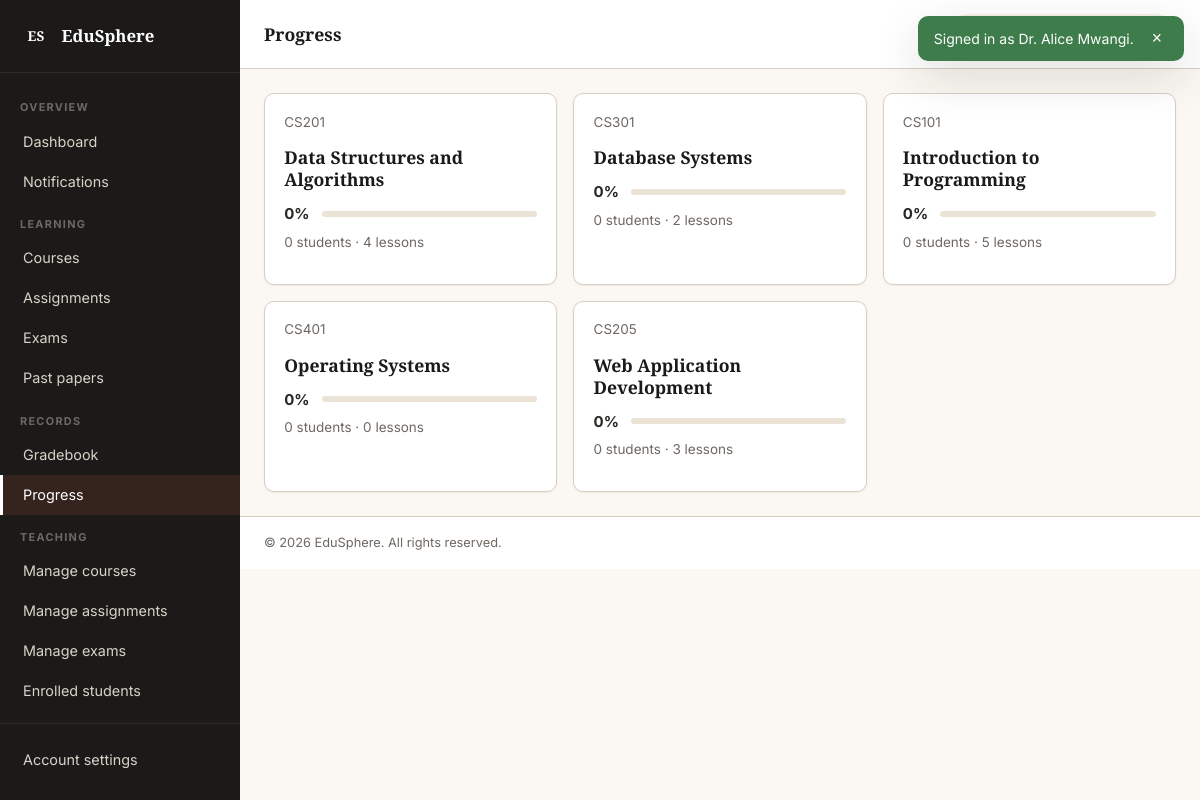
/pages/progress.php (signed in), run on the app's committed database.
### tables this page shows
CREATE TABLE courses (
    id INT AUTO_INCREMENT PRIMARY KEY,
    code VARCHAR(20) UNIQUE NOT NULL,
    title VARCHAR(200) NOT NULL,
    description TEXT,
    instructor_id INT NOT NULL,
    department_id INT DEFAULT NULL,
    category VARCHAR(80) DEFAULT NULL,
    level ENUM('beginner','intermediate','advanced') DEFAULT 'beginner',
    duration_hours INT DEFAULT 0,
    thumbnail VARCHAR(255) DEFAULT NULL,
    is_published TINYINT(1) NOT NULL DEFAULT 0,
    created_at TIMESTAMP DEFAULT CURRENT_TIMESTAMP,
    FOREIGN KEY (instructor_id) REFERENCES users(id) ON DELETE CASCADE,
    FOREIGN KEY (department_id) REFERENCES departments(id) ON DELETE SET NULL
);

### includes/auth.php (called while the page is built, shortened)
<?php
require_once __DIR__ . '/helpers.php';
function current_user() {
    static $user = null, $loaded = false;
    if ($loaded) return $user;
    $loaded = true;
    $stmt = db()->prepare("
        SELECT u.*, d.name AS department_name, d.code AS department_code
        FROM users u
        LEFT JOIN departments d ON d.id = u.department_id
        WHERE u.id = ?
    ");
    $stmt->bind_param('i', $_SESSION['user_id']);
    $stmt->execute();
    $user = $stmt->get_result()->fetch_assoc() ?: null;
    return $user;
}
function is_logged_in() {
    $u = current_user();
    return $u && $u['status'] === 'active';
}
function require_login() {
    if (!is_logged_in()) {
        $u = current_user();
        if ($u && $u['status'] !== 'active') {
            $_SESSION['account_status']   = $u['status'];
            $_SESSION['rejection_reason'] = $u['rejection_reason'] ?? '';
        }
        session_unset();
        session_destroy();
        session_start();
        redirect(SITE_URL . '/pages/login.php');
    }
}
function is_student()    { $u = current_user(); return $u && $u['role'] === 'student'; }

### includes/db.php (called while the page is built, shortened)
<?php
function db() {
    static $conn = null;
    if ($conn === null) {
        $conn = new mysqli(DB_HOST, DB_USER, DB_PASS, DB_NAME);
        $conn->set_charset('utf8mb4');
    }
    return $conn;
}

### includes/helpers.php (called while the page is built, shortened)
<?php
require_once __DIR__ . '/db.php';
function e($v)   { return htmlspecialchars((string)$v, ENT_QUOTES, 'UTF-8'); }

### pages/progress.php (the view, shortened to what this page needs)
<?php
require_once __DIR__ . '/../includes/auth.php';
require_login();
$user = current_user();
$uid = (int)$user['id'];
$conn = db();
if (is_student()) {
    $stmt = $conn->prepare("SELECT c.*, e.progress_percentage, e.enrolled_at,
                                   (SELECT COUNT(*) FROM lessons WHERE course_id = c.id) AS lessons,
                                   (SELECT COUNT(*) FROM lesson_progress lp JOIN lessons l ON lp.lesson_id = l.id
                                     WHERE l.course_id = c.id AND lp.user_id = ? AND lp.completed = 1) AS done
                            FROM enrollments e
                            JOIN courses c ON c.id = e.course_id
                            WHERE e.user_id = ?
                            ORDER BY e.enrolled_at DESC");
    $stmt->bind_param('ii', $uid, $uid); $stmt->execute();
    $rows = $stmt->get_result()->fetch_all(MYSQLI_ASSOC);
} else {
    $stmt = $conn->prepare("SELECT c.*,
                                   (SELECT AVG(progress_percentage) FROM enrollments WHERE course_id = c.id) AS progress_percentage,
                                   (SELECT COUNT(*) FROM enrollments WHERE course_id = c.id) AS enrolled,
                                   (SELECT COUNT(*) FROM lessons WHERE course_id = c.id) AS lessons,
                                   0 AS done
                            FROM courses c WHERE c.instructor_id = ?
                            ORDER BY c.title");
    $stmt->bind_param('i', $uid); $stmt->execute();
    $rows = $stmt->get_result()->fetch_all(MYSQLI_ASSOC);
}
include __DIR__ . '/../includes/header.php';
?>
<?php if (!$rows): ?>
    <p class="empty">Nothing to show yet.</p>
<?php else: ?>
    <div class="progress-grid">
        <?php foreach ($rows as $r): ?>
            <article class="progress-card">
                <header>
                    <div>
                        <p class="muted"><?php echo e($r['code']); ?></p>
                        <h3><?php echo e($r['title']); ?></h3>
                    </div>
                </header>
                <div class="progress-card__meter">
                    <span><?php echo (int)round($r['progress_percentage']); ?>%</span>
                    <div class="progress"><div class="progress__bar" style="width:<?php echo (int)round($r['progress_percentage']); ?>%"></div></div>
                </div>
                <?php if (is_student()): ?>
                    <p class="muted"><?php echo (int)$r['done']; ?> of <?php echo (int)$r['lessons']; ?> lessons complete</p>
                <?php else: ?>
                    <p class="muted"><?php echo (int)$r['enrolled']; ?> students · <?php echo (int)$r['lessons']; ?> lessons</p>
                <?php endif; ?>
            </article>
        <?php endforeach; ?>
    </div>
<?php endif; ?>
<?php include __DIR__ . '/../includes/footer.php'; ?>

### assets/css/base.css (style rules this page uses)
:root { --ink-900: #1c1a18; --ink-700: #2b2825; --ink-500: #4a4540; --ink-400: #6f6862; --ink-300: #a1998f; --ink-200: #d6cec2; --paper-50: #fbf8f3; --paper-100: #f5efe6; --paper-200: #ebe3d5; --paper-300: #d8cbb8; --rust-500: #b8543c; --rust-600: #9c4228; --rust-100: #f6e0d8; --amber-500: #d99b34; --amber-600: #b57d1f; --amber-100: #faeed0; --sage-500: #6b8a63; --sage-600: #53704c; --sage-100: #e3ecdf; --danger-500: #b14343; --danger-100: #f7dede; --success-500: #3e7c4b; --success-100: #dcecdc; --radius-sm: 6px; --radius-md: 10px; --radius-lg: 16px; --shadow-1: 0 1px 2px rgba(28,26,24,0.06); --shadow-2: 0 4px 16px rgba(28,26,24,0.08); --shadow-3: 0 16px 48px rgba(28,26,24,0.14); --font-sans: 'Inter', system-ui, -apple-system, 'Segoe UI', Roboto, sans-serif; --font-display: 'Source Serif 4', Georgia, serif; }
*, *::before, *::after { box-sizing: border-box; }
html, body { margin: 0; padding: 0; }
body { font-family: var(--font-sans); font-size: 15px; line-height: 1.55; color: var(--ink-700); background: var(--paper-50); -webkit-font-smoothing: antialiased; min-height: 100vh; }
h1,h2,h3,h4,h5 { font-family: var(--font-display); font-weight: 700; color: var(--ink-900); line-height: 1.25; margin: 0 0 0.4em; }
h3 { font-size: 1.1rem; }
p { margin: 0 0 1em; }
.muted { color: var(--ink-400); font-size: 0.9em; }
.progress { height: 6px; background: var(--paper-200); border-radius: 999px; overflow: hidden; }

### assets/css/dashboard.css (style rules this page uses)
.progress-grid { display: grid; grid-template-columns: repeat(auto-fill, minmax(280px, 1fr)); gap: 1rem; }
.progress-card { background: #fff; padding: 1.1rem 1.2rem; border: 1px solid var(--ink-200); border-radius: var(--radius-md); box-shadow: var(--shadow-1); }
.progress-card h3 { margin: 0 0 0.2rem; }
.progress-card__meter { display: flex; align-items: center; gap: 0.75rem; margin: 0.75rem 0 0.4rem; }
.progress-card__meter span { font-weight: 700; color: var(--terra-600); }
.progress-card__meter .progress { flex: 1; }

### data on the page
courses: code "CS201", title "Data Structures and Algorithms", progress_percentage "0", enrolled "0", lessons "4"
courses: code "CS301", title "Database Systems", progress_percentage "0", enrolled "0", lessons "2"
courses: code "CS101", title "Introduction to Programming", progress_percentage "0", enrolled "0", lessons "5"
courses: code "CS401", title "Operating Systems", progress_percentage "0", enrolled "0", lessons "0"
courses: code "CS205", title "Web Application Development", progress_percentage "0", enrolled "0", lessons "3"

### other printed values
$flash['message'] "Signed in as Dr. Alice Mwangi."
SITE_NAME "EduSphere"
$label "Dashboard Notifications Courses Assignments Exams Past papers Gradebook Progress Manage courses Manage assignments Manage exams Enrolled students"
$__pageTitle "Progress"
